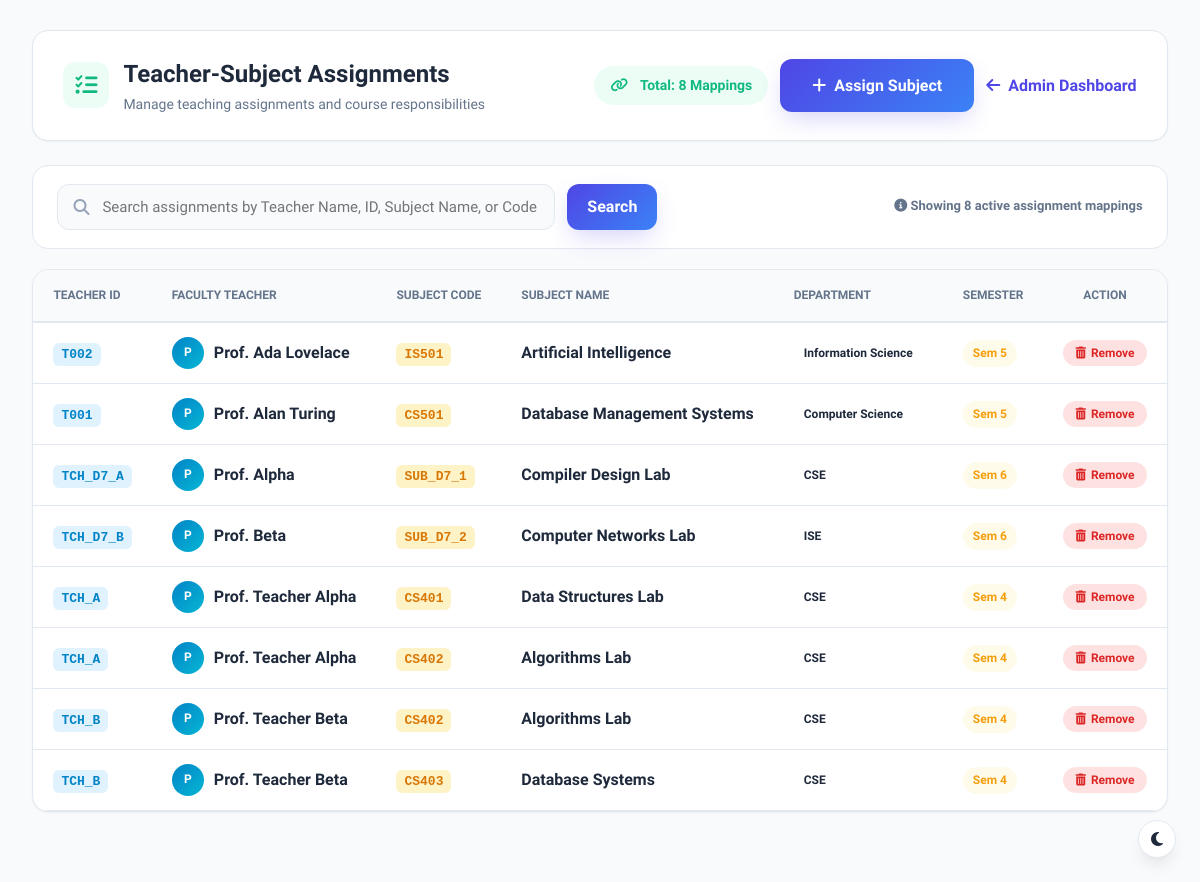
Page /view_assignments (signed in) on the earlier database version.
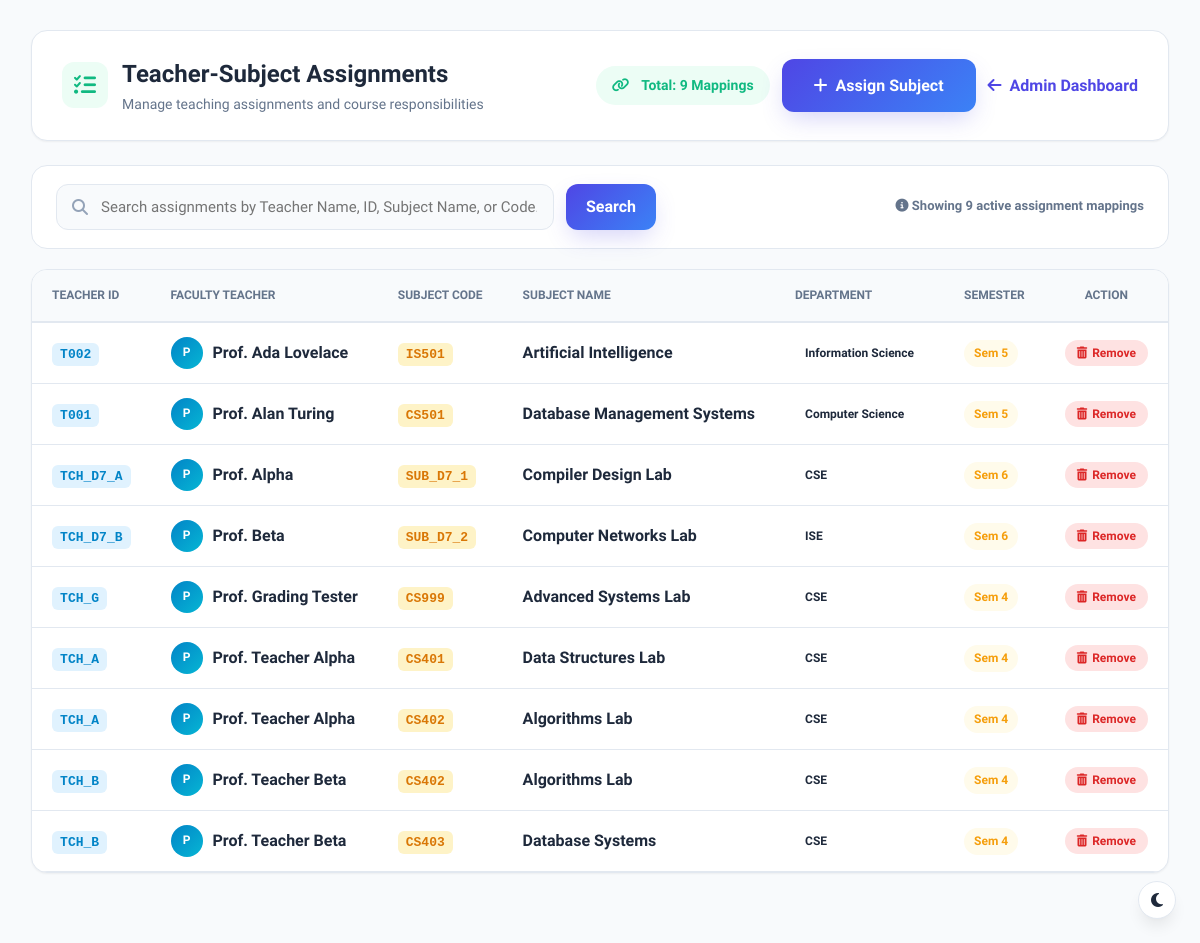
Same page on the later database version.
### tables this page shows
CREATE TABLE "teacher_subjects" (id INTEGER PRIMARY KEY AUTOINCREMENT, teacher_id TEXT NOT NULL, subject_id TEXT NOT NULL, FOREIGN KEY (teacher_id) REFERENCES teachers(teacher_id) ON DELETE CASCADE, FOREIGN KEY (subject_id) REFERENCES subjects(subject_code) ON DELETE CASCADE);

CREATE TABLE teachers(
        id INTEGER PRIMARY KEY AUTOINCREMENT,
        teacher_id TEXT UNIQUE NOT NULL,
        fullname TEXT NOT NULL,
        email TEXT UNIQUE NOT NULL,
        department TEXT NOT NULL
    );

CREATE TABLE "subjects" (id INTEGER PRIMARY KEY AUTOINCREMENT, subject_code TEXT UNIQUE NOT NULL, subject_name TEXT NOT NULL, department TEXT NOT NULL, semester INTEGER NOT NULL);

### app.py (the view)
@app.route("/view_assignments")
@role_required("admin")
def view_assignments():
    search_query = request.args.get("search", "").strip()
    success = request.args.get("success")
    error = request.args.get("error")
    conn = get_db_connection()
    cursor = conn.cursor()
    if search_query:
        term = f"%{search_query}%"
        cursor.execute("""
            SELECT teacher_subjects.id AS assignment_id,
                   teachers.teacher_id,
                   teachers.fullname AS teacher_name,
                   teachers.department AS teacher_department,
                   subjects.subject_code,
                   subjects.subject_name,
                   subjects.department AS subject_department,
                   subjects.semester
            FROM teacher_subjects
            JOIN teachers ON teacher_subjects.teacher_id = teachers.teacher_id
            JOIN subjects ON teacher_subjects.subject_id = subjects.subject_code
            WHERE teachers.fullname LIKE ? OR teachers.teacher_id LIKE ? OR subjects.subject_name LIKE ? OR subjects.subject_code LIKE ?
            ORDER BY teachers.fullname ASC, subjects.subject_code ASC
        """, (term, term, term, term))
    else:
        cursor.execute("""
            SELECT teacher_subjects.id AS assignment_id,
                   teachers.teacher_id,
                   teachers.fullname AS teacher_name,
                   teachers.department AS teacher_department,
                   subjects.subject_code,
                   subjects.subject_name,
                   subjects.department AS subject_department,
                   subjects.semester
            FROM teacher_subjects
            JOIN teachers ON teacher_subjects.teacher_id = teachers.teacher_id
            JOIN subjects ON teacher_subjects.subject_id = subjects.subject_code
            ORDER BY teachers.fullname ASC, subjects.subject_code ASC
        """)
    assignments = cursor.fetchall()
    conn.close()
    return render_template(
        "view_assignments.html",
        assignments=assignments,
        search_query=search_query,
        success=success,
        error=error
    )

### app.py (called while the page is built, shortened)
def role_required(*allowed_roles):
    def decorator(f):
        @wraps(f)
        def decorated_function(*args, **kwargs):
            if "user_id" not in session or "role" not in session:
                return redirect(url_for("login"))
            user_role = session.get("role")
            return f(*args, **kwargs)
        return decorated_function
    return decorator

### database.py (called while the page is built)
def get_db_connection():
    conn = sqlite3.connect("database.db")
    conn.execute("PRAGMA foreign_keys = ON;")
    conn.row_factory = sqlite3.Row
    return conn

### templates/view_assignments.html (shortened to what the changed rows need)
<!DOCTYPE html>
<html lang="en">
<head>
    <link rel="stylesheet" href="{{ url_for('static', filename='css/dashboard.css') }}">
    <link rel="stylesheet" href="{{ url_for('static', filename='css/style.css') }}">
    <link rel="stylesheet" href="https://cdnjs.cloudflare.com/ajax/libs/font-awesome/6.5.2/css/all.min.css">
</head>
<body style="background: var(--bg-main);">
    <div style="max-width: 1280px; margin: 30px auto; padding: 0 24px;">
        <div style="display: flex; justify-content: space-between; align-items: center; flex-wrap: wrap; gap: 20px; background: var(--card-bg); padding: 24px 30px; border-radius: var(--radius-lg); box-shadow: var(--shadow-sm); border: 1px solid var(--border); margin-bottom: 24px;">
            <div>
                <div style="display: flex; align-items: center; gap: 14px;">
                    <div>
                        <h1 style="font-size: 24px; font-weight: 800; color: var(--text-main); margin: 0;">Teacher-Subject Assignments</h1>
                    </div>
                </div>
            </div>
            <div style="display: flex; align-items: center; gap: 12px;">
                <span class="badge badge-success" style="font-size: 14px; padding: 8px 16px;">
                    <i class="fas fa-link" style="margin-right: 6px;"></i> Total: {{ assignments|length }} Mappings
                </span>
                <a href="{{ url_for('assign_subject') }}" class="btn btn-primary" style="display: inline-flex; align-items: center; gap: 8px; font-weight: 600;">
                    <i class="fas fa-plus"></i> Assign Subject
                </a>
                <a href="{{ url_for('admin') }}" class="btn btn-outline" style="display: inline-flex; align-items: center; gap: 8px; font-weight: 600;">
                    <i class="fas fa-arrow-left"></i> Admin Dashboard
                </a>
            </div>
        </div>
        <div style="background: var(--card-bg); padding: 18px 24px; border-radius: var(--radius-lg); border: 1px solid var(--border); margin-bottom: 20px; display: flex; justify-content: space-between; align-items: center; flex-wrap: wrap; gap: 16px;">
            <span style="font-size: 13px; color: var(--text-muted); font-weight: 600;">
                <i class="fas fa-info-circle"></i> Showing <strong>{{ assignments|length }}</strong> active assignment mappings
            </span>
        </div>
        <div class="table-card" style="background: var(--card-bg); border-radius: var(--radius-lg); border: 1px solid var(--border); overflow: hidden; box-shadow: var(--shadow-sm);">
            {% if assignments %}
            <div style="overflow-x: auto;">
                <table class="data-table" id="assignmentsTable" style="width: 100%; border-collapse: collapse;">
                    <thead>
                        <tr style="background: var(--bg-main); border-bottom: 2px solid var(--border);">
                            <th style="padding: 16px 20px; text-align: left; font-size: 12px; font-weight: 700; color: var(--text-muted); text-transform: uppercase;">Teacher ID</th>
                            <th style="padding: 16px 20px; text-align: left; font-size: 12px; font-weight: 700; color: var(--text-muted); text-transform: uppercase;">Faculty Teacher</th>
                            <th style="padding: 16px 20px; text-align: left; font-size: 12px; font-weight: 700; color: var(--text-muted); text-transform: uppercase;">Subject Code</th>
                            <th style="padding: 16px 20px; text-align: left; font-size: 12px; font-weight: 700; color: var(--text-muted); text-transform: uppercase;">Subject Name</th>
                            <th style="padding: 16px 20px; text-align: left; font-size: 12px; font-weight: 700; color: var(--text-muted); text-transform: uppercase;">Department</th>
                            <th style="padding: 16px 20px; text-align: left; font-size: 12px; font-weight: 700; color: var(--text-muted); text-transform: uppercase;">Semester</th>
                            <th style="padding: 16px 20px; text-align: center; font-size: 12px; font-weight: 700; color: var(--text-muted); text-transform: uppercase;">Action</th>
                        </tr>
                    </thead>
                    <tbody>
                        {% for item in assignments %}
                        <tr class="assignment-row" style="border-bottom: 1px solid var(--border); transition: var(--transition);">
                            <td style="padding: 14px 20px;">
                                <span style="font-weight: 700; font-family: monospace; color: var(--secondary-hover); background: #e0f2fe; padding: 4px 8px; border-radius: 6px; font-size: 13px;">
                                    {{ item['teacher_id'] }}
                                </span>
                            </td>
                            <td style="padding: 14px 20px;">
                                <div style="display: flex; align-items: center; gap: 10px;">
                                    <div style="width: 32px; height: 32px; border-radius: 50%; background: linear-gradient(135deg, #0284c7, #06b6d4); color: white; display: flex; align-items: center; justify-content: center; font-size: 12px; font-weight: 700;">
                                        {{ item['teacher_name'][0]|upper }}
                                    </div>
                                    <div>
                                        <span style="font-weight: 600; color: var(--text-main);">{{ item['teacher_name'] }}</span>
                                    </div>
                                </div>
                            </td>
                            <td style="padding: 14px 20px;">
                                <span style="font-weight: 700; font-family: monospace; color: #d97706; background: #fef3c7; padding: 4px 8px; border-radius: 6px; font-size: 13px;">
                                    {{ item['subject_code'] }}
                                </span>
                            </td>
                            <td style="padding: 14px 20px;">
                                <span style="font-weight: 600; color: var(--text-main);">{{ item['subject_name'] }}</span>
                            </td>
                            <td style="padding: 14px 20px;">
                                <span class="badge badge-info">{{ item['subject_department'] }}</span>
                            </td>
                            <td style="padding: 14px 20px;">
                                <span class="badge badge-warning">Sem {{ item['semester'] }}</span>
                            </td>
                            <td style="padding: 14px 20px; text-align: center;">
                                <button
                                    type="button"
                                    class="badge badge-danger"
                                    style="border: none; cursor: pointer; padding: 6px 12px; font-size: 12px; display: inline-flex; align-items: center; gap: 5px; background: #fee2e2; color: #dc2626;"
                                    onclick="confirmRemoveAssignment({{ item['assignment_id'] }}, '{{ item['teacher_name'] }}', '{{ item['subject_name'] }} ({{ item['subject_code'] }})')"
                                    title="Remove Assignment">
                                    <i class="fas fa-trash-alt"></i> Remove
                                </button>
                            </td>
                        </tr>
                        {% endfor %}
                    </tbody>
                </table>
            </div>
            {% endif %}
        </div>
    </div>
</body>
</html>

Differences in the rows shown:
added teacher_subjects: teacher_id "TCH_G", fullname "P", teacher_name "Prof. Grading Tester", subject_code "CS999", subject_name "Advanced Systems Lab", subject_department "CSE", semester "4"
Other differences:
{{ assignments|length }}: "8" → "9"
